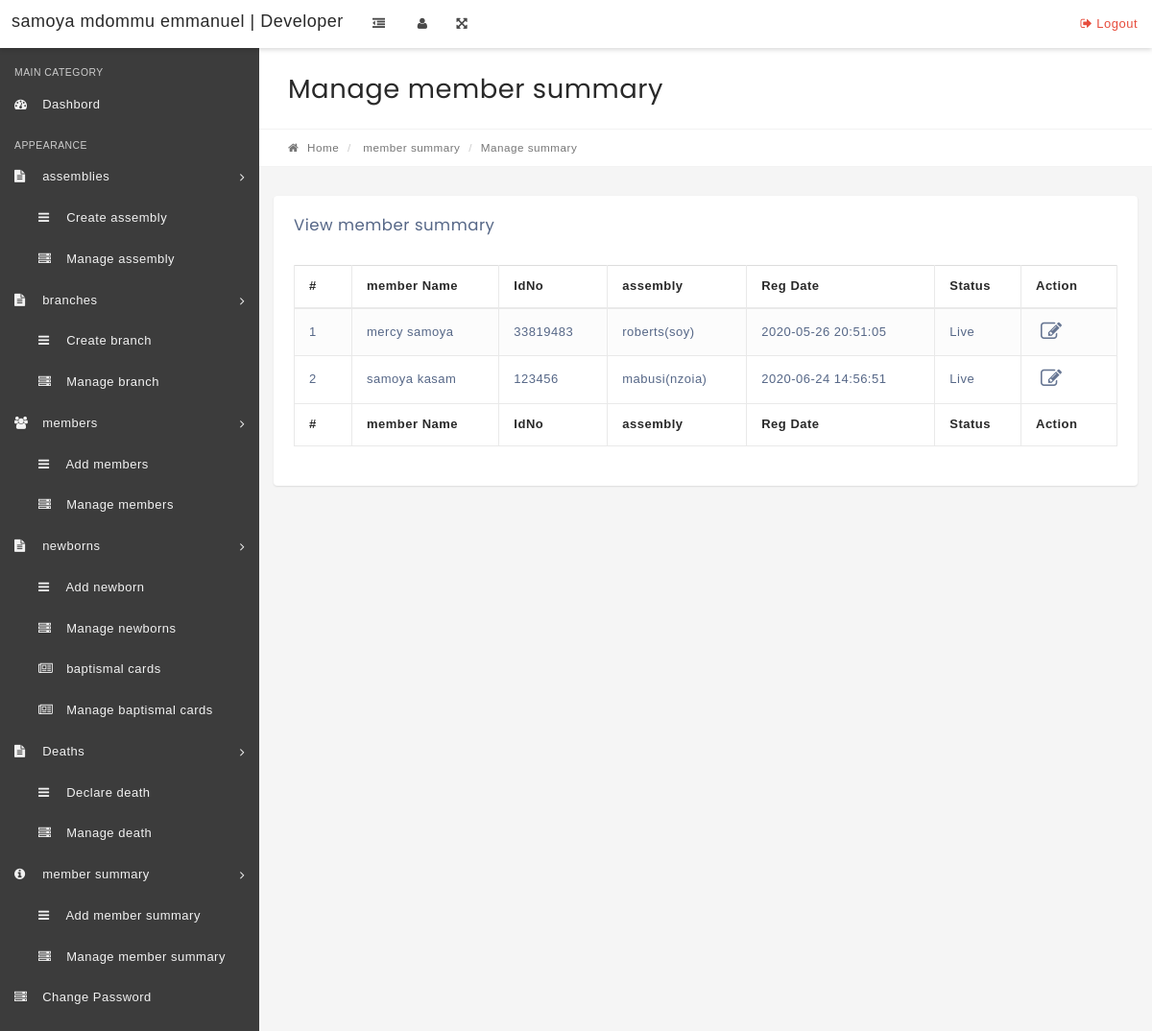
/manage-eulogy-secretary.php, run on the app's committed database.
### tables this page shows
CREATE TABLE `members` (
  `id` int(11) NOT NULL,
  `memberName` varchar(100) NOT NULL,
  `IdNo` varchar(100) NOT NULL,
  `memberEmail` varchar(100) NOT NULL,
  `Gender` varchar(10) NOT NULL,
  `DOB` varchar(100) NOT NULL,
  `assemblyId` int(11) NOT NULL,
  `RegDate` timestamp NOT NULL DEFAULT CURRENT_TIMESTAMP,
  `UpdationDate` timestamp NULL DEFAULT CURRENT_TIMESTAMP,
  `Status` int(1) NOT NULL
);

### manage-eulogy-secretary.php (the view, shortened to what this page needs)
<?php
include('includes/config.php');
if(strlen($_SESSION['alogin'])=="")
    {
    header("Location: index.php");
    }
    else{
?>
<!DOCTYPE html>
<html lang="en">
    <head>
        <link rel="stylesheet" href="css/bootstrap.min.css" media="screen" >
        <link rel="stylesheet" href="css/font-awesome.min.css" media="screen" >
        <link rel="stylesheet" href="css/animate-css/animate.min.css" media="screen" >
        <link rel="stylesheet" href="css/lobipanel/lobipanel.min.css" media="screen" >
        <link rel="stylesheet" href="css/prism/prism.css" media="screen" >
        <link rel="stylesheet" type="text/css" href="js/DataTables/datatables.min.css"/>
        <link rel="stylesheet" href="css/main.css" media="screen" >
    </head>
    <body class="top-navbar-fixed">
        <div class="main-wrapper">
   <?php include('includes/topbar.php');?>
            <div class="content-wrapper">
                <div class="content-container">
<?php include('includes/leftbar-secretary.php');?>
                    <div class="main-page">
                        <div class="container-fluid">
                            <div class="row page-title-div">
                                <div class="col-md-6">
                                    <h2 class="title">Manage member summary</h2>
                                </div>
                            </div>
                            <div class="row breadcrumb-div">
                                <div class="col-md-6">
                                    <ul class="breadcrumb">
            							<li><a href="dashboard-secretary.php"><i class="fa fa-home"></i> Home</a></li>
                                        <li> member summary</li>
            							<li class="active">Manage summary</li>
            						</ul>
                                </div>
                            </div>
                        </div>
                        <section class="section">
                            <div class="container-fluid">
                                <div class="row">
                                    <div class="col-md-12">
                                        <div class="panel">
                                            <div class="panel-heading">
                                                <div class="panel-title">
                                                    <h5>View member summary</h5>
                                                </div>
                                            </div>
                                            <div class="panel-body p-20">
                                                <table id="example" class="display table table-striped table-bordered" cellspacing="0" width="100%">
                                                    <thead>
                                                        <tr>
                                                            <th>#</th>
                                                            <th>member Name</th>
                                                            <th>IdNo</th>
                                                            <th>assembly</th>
                                                            <th>Reg Date</th>
                                                            <th>Status</th>
                                                            <th>Action</th>
                                                        </tr>
                                                    </thead>
                                                    <tfoot>
                                                        <tr>
                                                          <th>#</th>
                                                            <th>member Name</th>
                                                            <th>IdNo</th>
                                                            <th>assembly</th>
                                                            <th>Reg Date</th>
                                                            <th>Status</th>
                                                            <th>Action</th>
                                                        </tr>
                                                    </tfoot>
                                                    <tbody>
<?php $sql = "SELECT  distinct members.memberName,members.IdNo,members.RegDate,members.id,members.Status,assembly.name,assembly.location from membersummary join members on members.id=membersummary.memberId  join assembly on assembly.id=membersummary.assemblyId where Status=1";
$query = $dbh->prepare($sql);
$query->execute();
$results=$query->fetchAll(PDO::FETCH_OBJ);
$cnt=1;
if($query->rowCount() > 0)
{
foreach($results as $result)
{   ?>
<tr>
 <td><?php echo htmlentities($cnt);?></td>
                                                            <td><?php echo htmlentities($result->memberName);?></td>
                                                            <td><?php echo htmlentities($result->IdNo);?></td>
                                                            <td><?php echo htmlentities($result->name);?>(<?php echo htmlentities($result->location);?>)</td>
                                                            <td><?php echo htmlentities($result->RegDate);?></td>
                                                             <td><?php if($result->Status==1){
echo htmlentities('Live');
}
else{
   echo htmlentities('Dead');
}
                                                                ?></td>
<td>
<a href="edit-eulogy.php?id=<?php echo htmlentities($result->memberId);?>"><i class="fa fa-edit" title="Edit Record"></i> </a>
</td>
</tr>
<?php $cnt=$cnt+1;}} ?>
                                                    </tbody>
                                                </table>
                                            </div>
                                        </div>
                                    </div>
                                                </div>
                                            </div>
                                        </div>
                                    </div>
                                </div>
                            </div>
    </body>
</html>
<?php } ?>

### data on the page
members: memberName "mercy samoya", IdNo "33819483", name "roberts", location "soy", RegDate "2020-05-26 20:51:05"
members: memberName "samoya kasam", IdNo "123456", name "mabusi", location "nzoia", RegDate "2020-06-24 14:56:51"
